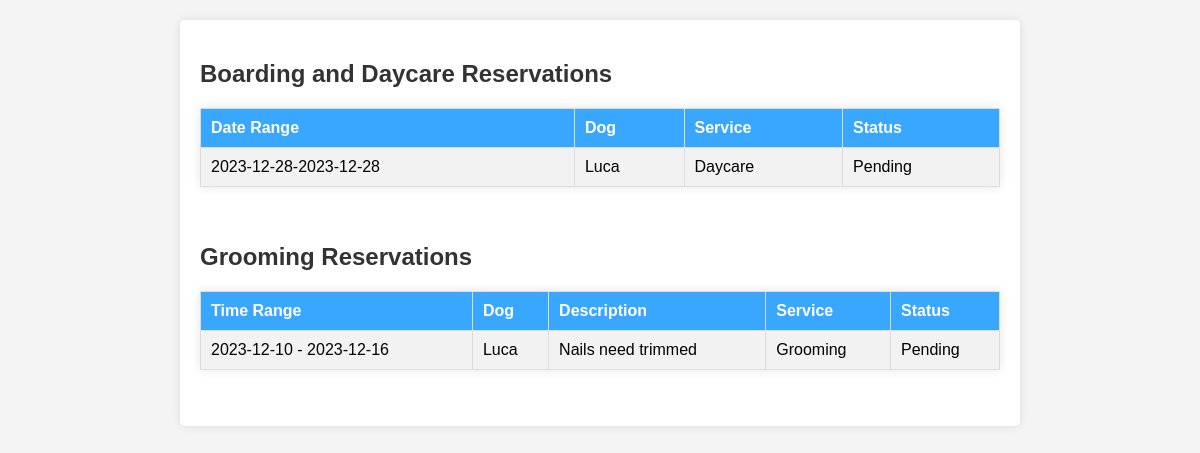
Screenshot of /php/AdminPortal/ReservationHistory.php (signed in) with the database file from the repository.
### tables this page shows
CREATE TABLE `reservation` (
  `Res_ID` int(11) NOT NULL,
  `ResStartTime` date NOT NULL,
  `ResEndTime` date NOT NULL,
  `EmerContact` varchar(255) NOT NULL,
  `EmerPhone` varchar(12) NOT NULL,
  `isCheckedIn` tinyint(1) NOT NULL,
  `ServiceType` text NOT NULL,
  `isApproved` tinyint(1) NOT NULL,
  `ResDesc` varchar(500) NOT NULL,
  `isFinished` tinyint(1) NOT NULL,
  `CustID` int(11) NOT NULL,
  `DogID` int(11) NOT NULL,
  `KennelID` int(11) NOT NULL
);

CREATE TABLE `dog` (
  `DogID` int(11) NOT NULL,
  `DogName` varchar(30) NOT NULL,
  `Breed` varchar(30) NOT NULL,
  `DogDOB` date NOT NULL,
  `Sex` char(1) NOT NULL,
  `isFixed` tinyint(1) NOT NULL,
  `Weight` int(3) NOT NULL,
  `Color` varchar(16) NOT NULL,
  `HasForms` tinyint(1) NOT NULL DEFAULT 0,
  `DogOtherInfo` varchar(500) NOT NULL,
  `CustID` int(11) NOT NULL
);

CREATE TABLE `grooming_reservation` (
  `GroomResID` int(11) NOT NULL,
  `ResStartDate` date NOT NULL,
  `ResEndDate` date NOT NULL,
  `EmerContact` varchar(255) NOT NULL,
  `EmerPhone` varchar(12) NOT NULL,
  `isApproved` tinyint(1) NOT NULL DEFAULT 0,
  `GroomingDesc` varchar(500) NOT NULL,
  `isFinished` tinyint(1) NOT NULL DEFAULT 0,
  `CustID` int(11) NOT NULL,
  `DogID` int(11) NOT NULL
);

### php/UserHandling/classes/Config.php (called while the page is built)
<?php
class Config {
    public static function get($path = null) {
        if($path) {
            $config = $GLOBALS['config'];
            $path = explode('/',$path);
            foreach($path as $bit ) {
                if(isset($config[$bit])) {
                    $config = $config[$bit];
                } else {
                    return false;
                }
            }
            return $config;
        }
        return false;
    }
}

### php/UserHandling/classes/DB.php (called while the page is built, shortened)
<?php
class DB {
    private static $_instance = null;
    private $_pdo,
            $_query,
            $_lastQuery,
            $_error = false,
            $_results,
            $_count = 0;
    private function __construct() {
        try {
            $this->_pdo = new PDO('mysql:host=' . Config::get('mysql/host') . ';dbname=' . Config::get('mysql/db'),Config::get('mysql/username'), Config::get('mysql/password'));
        } catch (PDOException $e) {
            die($e->getMessage());
        }
    }
    public static function getInstance() {
        if(!isset(self::$_instance)) {
            self::$_instance = new DB();
        }
        return self::$_instance;
    }
    public function query($sql, $params = array()) {
        $this->_error = false;
        if($this->_query = $this->_pdo->prepare($sql)) {
            $x=1;
            if(count($params)) {
                foreach($params as $param) {
                    $this->_query->bindValue($x, $param);
                    $x++;
                }
            }
            if($this->_query->execute()) {
                $this->_results = $this->_query->fetchAll(PDO::FETCH_OBJ);
                $this->_count = $this->_query->rowCount();
            } else {
                $this->_error = true;
            }
        }
        return $this;
    }
    public function get($table, $where) {
        return $this->action('SELECT *', $table, $where);
    }
    public function results() {
        return $this->_results;
    }
    public function first() {
        return $this->results()[0];
    }
    private function action ($action, $table, $where = array()) {
        if(count($where) === 3) {
            $operators = array('=','>','<','<=','>=');
            $field      = $where[0];
            $operator   = $where[1];
            $value      = $where[2];
            if (in_array($operator, $operators)) {
                $sql = "{$action} FROM {$table} WHERE {$field} {$operator} ?";
                if(!$this->query($sql,array($value))->error()) {
                    return $this;
                }
            }
        }
        return false;
    }
    public function count() {
        return $this->_count;
    }
    public function error() {
        return $this->_error;
    }
    public function selectWhere($table, $conditions = array()) {
        if (count($conditions) > 0) {
            $where = '';
            $x = 1;
            foreach ($conditions as $field => $value) {
                $where .= "{$field} = ?";
            }
            $sql = "SELECT * FROM {$table} WHERE {$where}";
            if (!$this->query($sql, array_values($conditions))->error()) {
                return $this;
            }
        }
        return false;
    }
}

### php/UserHandling/classes/User.php (called while the page is built, shortened)
<?php
class User {
    private $_db,
            $_data,
            $_sessionName,
            $_cookieName,
            $_isLoggedIn;
    public function __construct($user = null) {
        $this->_db = DB::getInstance();
        $this->_sessionName = Config::get('session/session_name');
        if(!$user) {
            if(Session::exists($this->_sessionName)) {
                $user = Session::get($this->_sessionName);
                if($this->find($user)) {
                    $this->_isLoggedIn = true;
                } else {
                }
            }
        } else {
            $this->find($user);
        }
    }
    public function find($user = null) {
        if($user) {
            $field = (is_numeric($user)) ? 'id' : 'username';
            $data = $this->_db->get('users', array($field, '=', $user));
            if($data->count() > 0) {
                return true;
            }
        }
        return false;
    }
    public function isLoggedIn() {
        return $this->_isLoggedIn;
    }
}

### php/UserHandling/classes/Session.php (called while the page is built, shortened)
<?php
class Session {
    public static function exists($name) {
        return (isset($_SESSION[$name])) ? true : false;
    }
    public static function get($name) {
        return $_SESSION[$name];
    }
}

### php/UserHandling/classes/Reservation.php (called while the page is built, shortened)
<?php
class Reservation {
    private $_db,
            $_reservationData;
    public function __construct($service, array $dogs) {
        $this->_db = DB::getInstance();
    }
    public function getReservationData()
    {
        return $this->_reservationData;
    }
    public function getAllReservations()
    {
        $data = $this->_db->get('reservation', array(1, '=', 1));
        if($data->count() > 0) {
            $this->_reservationData = $data->results();
            return true;
        }
        return false;
    }
}

### php/UserHandling/classes/Dog.php (called while the page is built, shortened)
<?php
class Dog {
    private $_db,
            $_dogData,
            $_sessionName;
    public function __construct() {
        $this->_db = DB::getInstance();
    }
    public function findDogInfoWithDogID($dog = null){
        if($dog){
            $fields = 'DogID';
            $data = $this->_db->get('dog', array($fields, '=', $dog));
            if($data->count() > 0) {
                $this->_dogData = $data->first();
                return true;
            }
        }else{
            return false;
        }
    }
    public function data(){
        return $this->_dogData;
    }
}

### php/UserHandling/classes/GroomingReservation.php (called while the page is built, shortened)
<?php
class GroomingReservation {
    private $_db,
            $_groomingReservationData,
            $_sessionName,
            $_cookieName;
    public function __construct($service, array $dogs) {
        $this->_db = DB::getInstance();
    }
    public function getReservationData()
    {
        return $this->_groomingReservationData;
    }
        public function getAllGroomingReservations(){
            $whereConditions = array(
                1 => 1
            );
            $data = $this->_db->selectWhere('grooming_reservation', $whereConditions);
            if ($data->count() > 0) {
                $this->_groomingReservationData = $data->results();
                return true;
            } else {
                return false;
            }
        }
}

### php/AdminPortal/ReservationHistory.php (the view, shortened to what this page needs)
<?php
    $user = new User();
    if($user->isLoggedIn()) {
?>
<!DOCTYPE html>
<html>
<head>
        <link rel="stylesheet" href="/PeaceOfHeavenWebPage/css/MyReservations.css">
</head>
<body>
    <div class = 'content'>
  <h2>Boarding and Daycare Reservations</h2>
  <table>
    <thead>
      <tr>
        <th>Date Range</th>
        <th>Dog</th>
        <th>Service</th>
        <th>Status</th>
      </tr>
    </thead>
    <tbody>
      <tr>
      <?php
                $reservation = new Reservation('service', array());
                $dog = new Dog();
                $reservation->getAllReservations();
                $allReservations = $reservation->getReservationData();
                if(!empty($allReservations)){
                    foreach ($allReservations as $reservation){
                        echo '<tr>';
                        echo '<td>' . $reservation->ResStartTime . '-'.$reservation->ResEndTime.'</td>';
                        $dog->findDogInfoWithDogID($reservation->DogID);
                        $dogName = $dog->data()->DogName;
                        echo '<td>'.$dogName.'</td>';
                        echo '<td>' . $reservation->ServiceType .'</td>';
                        if($reservation->isApproved == 1 && $reservation->isFinished == 0){
                          echo '<td>Confirmed</td>';
                        }else if($reservation->isApproved == 1 && $reservation->isFinished == 1){
                          echo '<td>Complete</td>';
                        }
                        else if ($reservation->isApproved == 0){
                          echo '<td>Pending</td>';
                        }
                        echo '</tr>';
                    }
                }  ?>
      </tr>
    </tbody>
  </table>
  <br><br>
 <h2>Grooming Reservations</h2>
  <table>
    <thead>
      <tr>
        <th>Time Range</th>
        <th>Dog</th>
        <th>Description</th>
        <th>Service</th>
        <th>Status</th>
      </tr>
    </thead>
    <tbody>
      <tr>
        <?php
        $groomingReservation = new GroomingReservation('Grooming', array());
        $dog = new Dog();
        $groomingReservation->getAllGroomingReservations();
        $allGroomingData = $groomingReservation->getReservationData();
            if(!empty($allGroomingData)){
                foreach ($allGroomingData as $reservationGrooming){
                    echo '<tr>';
                    echo '<td>'. $reservationGrooming->ResStartDate . ' - ' .  $reservationGrooming->ResEndDate.'</td>';
                    $dog->findDogInfoWithDogID($reservationGrooming->DogID);
                    $dogName = $dog->data()->DogName;
                    echo '<td>'. $dogName . '</td>';
                    echo '<td>'. $reservationGrooming->GroomingDesc. '</td>';
                    echo '<td>Grooming</td>';
                    if($reservationGrooming->isApproved == 1 && $reservationGrooming->isFinished == 0){
                      echo '<td>Confirmed</td>';
                    }else if($reservationGrooming->isApproved == 1 && $reservationGrooming->isFinished == 1){
                      echo '<td>Complete</td>';
                    }
                    else if ($reservationGrooming->isApproved == 0){
                      echo '<td>Pending</td>';
                    }
                    echo '</tr>';
             }
            } ?>
      </tr>
    </tbody>
  </table>
  <br><br>
</div>
</body>
</html>
<?php
}else{Redirect::to('../UserHandling/login.php');} ?>

### css/MyReservations.css (style rules this page uses)
.content { margin-left: 12%; padding: 10px; max-width: 800px; margin: 20px auto; background-color: #fff; padding: 20px; border-radius: 5px; box-shadow: 0 0 10px rgba(0, 0, 0, 0.1); }
body { font-family: Arial, sans-serif; background-color: #f4f4f4; margin: 0; padding: 0; }
h2 { color: #333; }
table { width: 100%; margin-top: 20px; border-collapse: collapse; box-shadow: 0 0 10px rgba(0, 0, 0, 0.1); }
th, td { border: 1px solid #ddd; padding: 10px; text-align: left; }
th { background-color: #39A7FF; color: white; }
tbody tr:nth-child(even) { background-color: #f2f2f2; }

### rows the page displays
reservation: ResStartTime "2023-12-28", ResEndTime "2023-12-28", DogID.DogName "Luca", ServiceType "Daycare", isApproved "Pending"
grooming_reservation: ResStartDate "2023-12-10", ResEndDate "2023-12-16", DogID.DogName "Luca", GroomingDesc "Nails need trimmed", isApproved "Pending"
